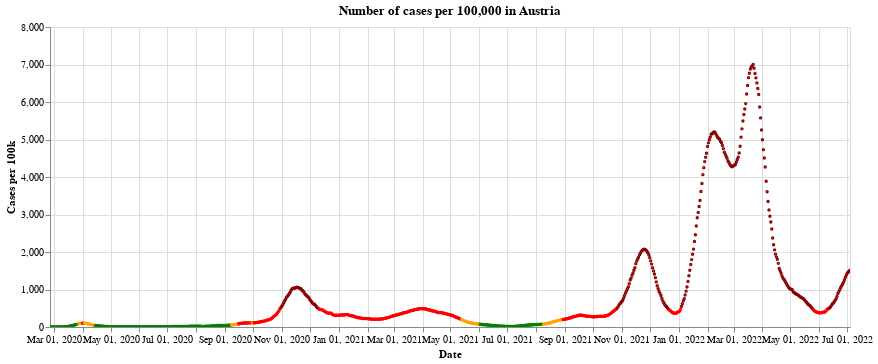

The cell this chart's notebook holds for it:
### Markdown cell above
Here is a historical plot of the 'traffic light colours' in Austria, as defined by the [European Centre for Disease Prevention and Control](https://www.ecdc.europa.eu/en/covid-19/situation-updates/weekly-maps-coordinated-restriction-free-movement). See also my other post about the traffic light system for countries in the UK [here](https://idjotherwise.github.io/nlp-otherwise/covid/2021/05/06/ecdc-trafficlight.html), where I show what the rules are for the different traffic lights.

Notice how long Austria was in the 'Red' (and 'Dark red') between September and May - almost 6 months!

### Code cell
#collapse


base = alt.Chart(full_data.query("BundeslandID==10")).mark_point(size=2).encode(
    x=alt.X("yearmonthdate(Time):T", axis=alt.Axis(title='Date')),
    y=alt.Y("TwoWeeklyCasesRate:Q",
            axis=alt.Axis(title='Cases per 100k')),
    tooltip=['Time:T','TwoWeeklyCasesRate:Q', 'Positivity:Q']
).properties(
    title='Number of cases per 100,000 in Austria', width=800
)

chart_to_show = alt.layer(
        base.encode(color=alt.condition((alt.datum.Positivity < 4) &
                                        (alt.datum.TwoWeeklyCasesRate >= 75) &
                                        (alt.datum.TwoWeeklyCasesRate < 200),
                                            alt.ColorValue('orange'),
                                            alt.ColorValue('red')
                                           ),
                    opacity=alt.condition((alt.datum.TwoWeeklyCasesRate >= 75) &
                                              (alt.datum.TwoWeeklyCasesRate < 500),
                                              alt.value(1),
                                              alt.value(0)
                                             )
                   ),
        base.encode(color=alt.value('darkred'),
                    opacity=alt.condition(alt.datum.TwoWeeklyCasesRate >= 500,
                                              alt.value(1),
                                              alt.value(0)
                                             )
                   ),
        base.encode(color=alt.condition((alt.datum.Positivity < 4) &
                                        (alt.datum.TwoWeeklyCasesRate < 50),
                                        alt.ColorValue('green'),
                                        alt.ColorValue('orange')
                                       ),
                    opacity=alt.condition((alt.datum.TwoWeeklyCasesRate < 75) &
                                          (alt.datum.Positivity >= 1),
                                          alt.value(1),
                                          alt.value(0)
                                         )
                   ),
        base.encode(color=alt.ColorValue('green'),
                opacity=alt.condition((alt.datum.TwoWeeklyCasesRate < 75) & (alt.datum.Positivity < 1),
                                      alt.value(1),
                                      alt.value(0)
                                     )
               )
    )

chart_to_show.interactive()

### Figure 1 — Vega-Lite specification as saved in the notebook (floating-point values rounded to 4 significant figures; data arrays with more than 128 entries replaced by an {"elided": "..."} marker saying what was removed)
{"config": {"view": {"continuousWidth": 400, "continuousHeight": 300}}, "layer": [{"mark": {"type": "point", "size": 2}, "encoding": {"color": {"condition": {"value": "orange", "test": "(((datum.Positivity < 4) && (datum.TwoWeeklyCasesRate >= 75)) && (datum.TwoWeeklyCasesRate < 200))"}, "value": "red"}, "opacity": {"condition": {"value": 1, "test": "((datum.TwoWeeklyCasesRate >= 75) && (datum.TwoWeeklyCasesRate < 500))"}, "value": 0}, "tooltip": [{"type": "temporal", "field": "Time"}, {"type": "quantitative", "field": "TwoWeeklyCasesRate"}, {"type": "quantitative", "field": "Positivity"}], "x": {"type": "temporal", "axis": {"title": "Date"}, "field": "Time", "timeUnit": "yearmonthdate"}, "y": {"type": "quantitative", "axis": {"title": "Cases per 100k"}, "field": "TwoWeeklyCasesRate"}}, "selection": {"selector001": {"type": "interval", "bind": "scales", "encodings": ["x", "y"]}}, "title": "Number of cases per 100,000 in Austria", "width": 800}, {"mark": {"type": "point", "size": 2}, "encoding": {"color": {"value": "darkred"}, "opacity": {"condition": {"value": 1, "test": "(datum.TwoWeeklyCasesRate >= 500)"}, "value": 0}, "tooltip": [{"type": "temporal", "field": "Time"}, {"type": "quantitative", "field": "TwoWeeklyCasesRate"}, {"type": "quantitative", "field": "Positivity"}], "x": {"type": "temporal", "axis": {"title": "Date"}, "field": "Time", "timeUnit": "yearmonthdate"}, "y": {"type": "quantitative", "axis": {"title": "Cases per 100k"}, "field": "TwoWeeklyCasesRate"}}, "title": "Number of cases per 100,000 in Austria", "width": 800}, {"mark": {"type": "point", "size": 2}, "encoding": {"color": {"condition": {"value": "green", "test": "((datum.Positivity < 4) && (datum.TwoWeeklyCasesRate < 50))"}, "value": "orange"}, "opacity": {"condition": {"value": 1, "test": "((datum.TwoWeeklyCasesRate < 75) && (datum.Positivity >= 1))"}, "value": 0}, "tooltip": [{"type": "temporal", "field": "Time"}, {"type": "quantitative", "field": "TwoWeeklyCasesRate"}, {"type": "quantitative", "field": "Positivity"}], "x": {"type": "temporal", "axis": {"title": "Date"}, "field": "Time", "timeUnit": "yearmonthdate"}, "y": {"type": "quantitative", "axis": {"title": "Cases per 100k"}, "field": "TwoWeeklyCasesRate"}}, "title": "Number of cases per 100,000 in Austria", "width": 800}, {"mark": {"type": "point", "size": 2}, "encoding": {"color": {"value": "green"}, "opacity": {"condition": {"value": 1, "test": "((datum.TwoWeeklyCasesRate < 75) && (datum.Positivity < 1))"}, "value": 0}, "tooltip": [{"type": "temporal", "field": "Time"}, {"type": "quantitative", "field": "TwoWeeklyCasesRate"}, {"type": "quantitative", "field": "Positivity"}], "x": {"type": "temporal", "axis": {"title": "Date"}, "field": "Time", "timeUnit": "yearmonthdate"}, "y": {"type": "quantitative", "axis": {"title": "Cases per 100k"}, "field": "TwoWeeklyCasesRate"}}, "title": "Number of cases per 100,000 in Austria", "width": 800}], "data": {"name": "data-96a30173dbb97c70be8e5df5dbcb392d"}, "$schema": "https://vega.github.io/schema/vega-lite/v4.8.1.json", "datasets": {"data-96a30173dbb97c70be8e5df5dbcb392d": {"elided": "860 records"}}}
